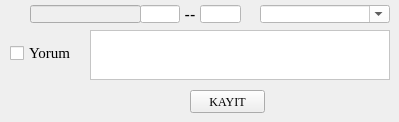
     <widget class="QWidget" name="pageSerial">
      <property name="styleSheet">
       <string notr="true"/>
      </property>
      <widget class="QCheckBox" name="checkBoxCommentSerial">
       <property name="geometry">
        <rect>
         <x>10</x>
         <y>45</y>
         <width>75</width>
         <height>16</height>
        </rect>
       </property>
       <property name="minimumSize">
        <size>
         <width>75</width>
         <height>16</height>
        </size>
       </property>
       <property name="maximumSize">
        <size>
         <width>75</width>
         <height>16</height>
        </size>
       </property>
       <property name="font">
        <font>
         <family>Times New Roman</family>
         <pointsize>11</pointsize>
        </font>
       </property>
       <property name="layoutDirection">
        <enum>Qt::LeftToRight</enum>
       </property>
       <property name="autoFillBackground">
        <bool>false</bool>
       </property>
       <property name="styleSheet">
        <string notr="true"/>
       </property>
       <property name="text">
        <string>Yorum</string>
       </property>
       <property name="iconSize">
        <size>
         <width>20</width>
         <height>20</height>
        </size>
       </property>
       <property name="checkable">
        <bool>true</bool>
       </property>
       <property name="autoRepeat">
        <bool>false</bool>
       </property>
       <property name="tristate">
        <bool>false</bool>
       </property>
      </widget>
      <widget class="QTextEdit" name="CommentBoxSerial">
       <property name="geometry">
        <rect>
         <x>90</x>
         <y>30</y>
         <width>300</width>
         <height>50</height>
        </rect>
       </property>
       <property name="minimumSize">
        <size>
         <width>300</width>
         <height>50</height>
        </size>
       </property>
       <property name="maximumSize">
        <size>
         <width>300</width>
         <height>50</height>
        </size>
       </property>
       <property name="styleSheet">
        <string notr="true">background-color: rgb(255, 255, 255);</string>
       </property>
       <property name="tabChangesFocus">
        <bool>true</bool>
       </property>
      </widget>
      <widget class="QPushButton" name="add_recordSerial">
       <property name="geometry">
        <rect>
         <x>190</x>
         <y>90</y>
         <width>75</width>
         <height>23</height>
        </rect>
       </property>
       <property name="font">
        <font>
         <family>Times New Roman</family>
        </font>
       </property>
       <property name="styleSheet">
        <string notr="true">
QPushButton:hover{
	
	background-color: rgb(0, 170, 255)
}

QPushButton:pressed{
	
	background-color:rgb(170, 0, 255)
}</string>
       </property>
       <property name="text">
        <string>KAYIT</string>
       </property>
      </widget>
      <widget class="QComboBox" name="cb_calibpersonSerial">
       <property name="geometry">
        <rect>
         <x>260</x>
         <y>5</y>
         <width>130</width>
         <height>18</height>
        </rect>
       </property>
       <property name="font">
        <font>
         <family>Times New Roman</family>
         <pointsize>10</pointsize>
        </font>
       </property>
       <property name="acceptDrops">
        <bool>false</bool>
       </property>
       <property name="styleSheet">
        <string notr="true">background-color: rgb(255, 255, 255);
</string>
       </property>
       <property name="editable">
        <bool>true</bool>
       </property>
       <property name="insertPolicy">
        <enum>QComboBox::NoInsert</enum>
       </property>
      </widget>
      <widget class="QLineEdit" name="tag_code_frontSerial">
       <property name="geometry">
        <rect>
         <x>30</x>
         <y>5</y>
         <width>111</width>
         <height>18</height>
        </rect>
       </property>
       <property name="font">
        <font>
         <family>Times New Roman</family>
         <pointsize>12</pointsize>
        </font>
       </property>
       <property name="styleSheet">
        <string notr="true">background-color: rgb(239, 239, 239);
</string>
       </property>
       <property name="alignment">
        <set>Qt::AlignCenter</set>
       </property>
       <property name="readOnly">
        <bool>true</bool>
       </property>
      </widget>
      <widget class="QLineEdit" name="tag_code_endSerial">
       <property name="geometry">
        <rect>
         <x>140</x>
         <y>5</y>
         <width>40</width>
         <height>18</height>
        </rect>
       </property>
       <property name="minimumSize">
        <size>
         <width>40</width>
         <height>18</height>
        </size>
       </property>
       <property name="maximumSize">
        <size>
         <width>40</width>
         <height>18</height>
        </size>
       </property>
       <property name="font">
        <font>
         <family>Times New Roman</family>
         <pointsize>12</pointsize>
        </font>
       </property>
       <property name="styleSheet">
        <string notr="true">background-color: rgb(255, 255, 255);
</string>
       </property>
       <property name="maxLength">
        <number>4</number>
       </property>
      </widget>
      <widget class="QLabel" name="label_8">
       <property name="geometry">
        <rect>
         <x>180</x>
         <y>5</y>
         <width>20</width>
         <height>18</height>
        </rect>
       </property>
       <property name="minimumSize">
        <size>
         <width>20</width>
         <height>18</height>
        </size>
       </property>
       <property name="maximumSize">
        <size>
         <width>18</width>
         <height>18</height>
        </size>
       </property>
       <property name="font">
        <font>
         <pointsize>12</pointsize>
        </font>
       </property>
       <property name="text">
        <string>--</string>
       </property>
       <property name="alignment">
        <set>Qt::AlignCenter</set>
       </property>
      </widget>
      <widget class="QLineEdit" name="tag_code_to_endSerial">
       <property name="geometry">
        <rect>
         <x>200</x>
         <y>5</y>
         <width>41</width>
         <height>18</height>
        </rect>
       </property>
       <property name="font">
        <font>
         <family>Times New Roman</family>
         <pointsize>12</pointsize>
        </font>
       </property>
       <property name="styleSheet">
        <string notr="true">background-color: rgb(255, 255, 255);
</string>
       </property>
       <property name="maxLength">
        <number>4</number>
       </property>
      </widget>
     </widget>
